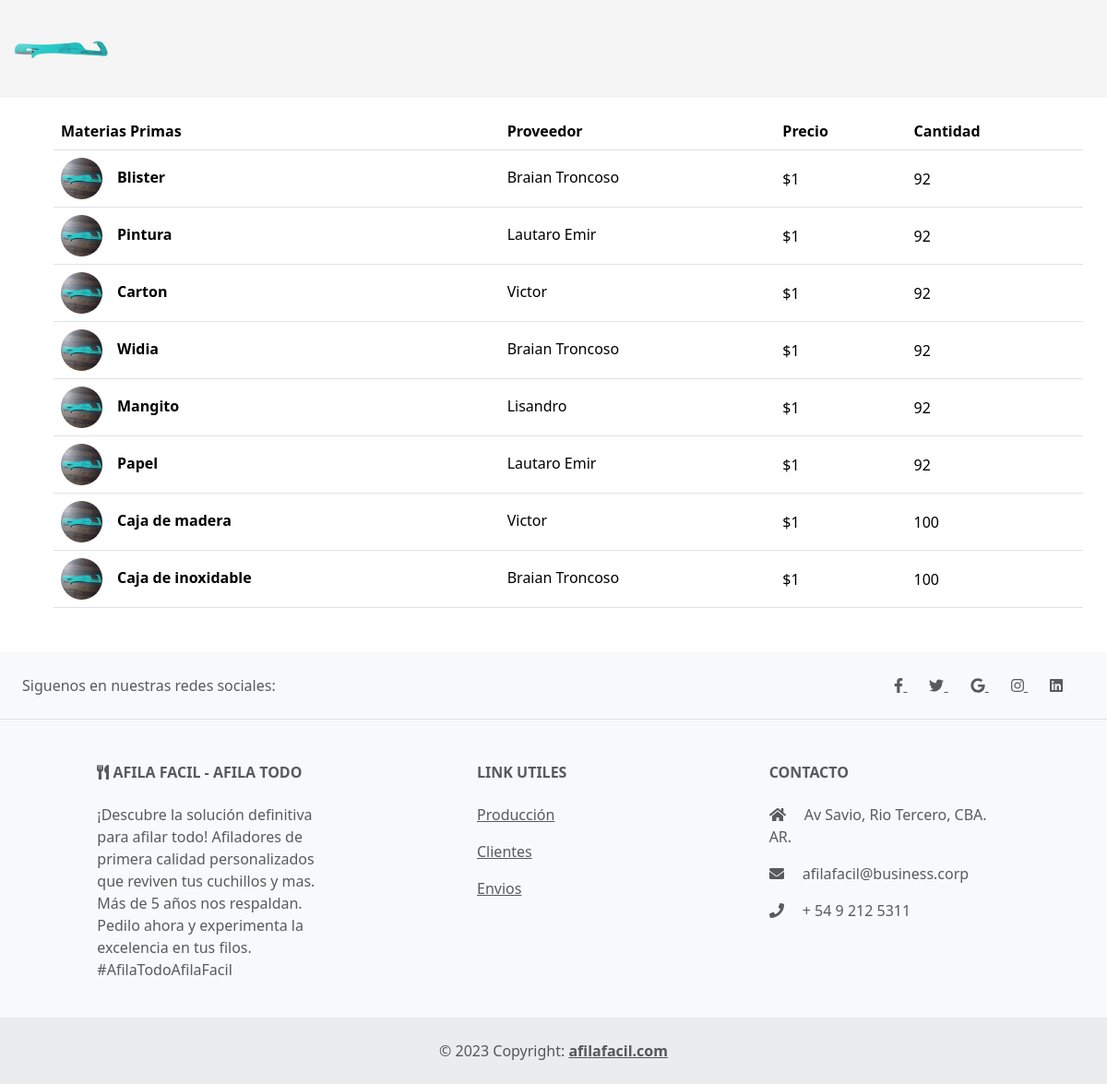
Screenshot of /materias_primas/ with the database file from the repository.
### materias_primas/models.py (models this page shows, shortened)
class Materias(models.Model):
    nombre = models.CharField(max_length=45)
    precio = models.IntegerField()
    cantidad = models.IntegerField()
    proveedores = models.ForeignKey(Proveedores, null=True, blank=True, on_delete=models.SET_NULL, related_name='materias')
    imagen = models.CharField(max_length=100)
    def get_imagen_url(self):
        if self.imagen:
            return f"/static/img/{self.imagen}"
        else:
            return "/static/img/afilador.jpeg"
    class Meta:
        db_table = 'materias'
        verbose_name = "Materia"

### proveedores/models.py (models this page shows, shortened)
class Proveedores(models.Model):
    nombre = models.CharField(max_length=50)
    detalle = models.CharField(max_length=200, blank=True)
    direccion = models.CharField(max_length=100)
    telefono = models.IntegerField(null=True, blank=True)
    email = models.CharField(max_length=100)
    imagen = models.TextField(null=True, blank=True)
    class Meta:
        db_table = 'proveedores'
        verbose_name = "Proveedores"

### materias_primas/views.py (the view)
# urls.py: path('', views.mostrar_materias_primas, name='materias_primas'),
def mostrar_materias_primas(request):
    materias = Materias.objects.all()
    return render(request, 'materias_primas.html', {'materias': materias, 'mensaje': "No hay Materia Prima"})

### materias_primas/templates/materias_primas.html (shortened to what this page needs)
{% extends "materias_primas/layout.html" %}
{% load static %}
{% block content %}
{% if materias%}
<div class="container">
    <table class="table align-middle mb-0 bg-white m-3 mb-5">
        <thead class="bg-light">
        <tr>
            <th>Materias Primas</th>
            <th>Proveedor</th>
            <th>Precio</th>
            <th>Cantidad</th>
        </tr>
        </thead>
        <tbody>
        {% for materia in materias %}
            <tr>
                <td>
                <div class="d-flex align-items-center">
                    <img
                        src="{{ materia.get_imagen_url }}"
                        alt="NO-IMG"
                        style="width: 45px; height: 45px"
                        class="rounded-circle"
                        />
                    <div class="ms-3">
                    <p class="fw-bold mb-1 ml-2">{{materia.nombre}}</p>
                    </div>
                </div>
                </td>
                <td>
                <p class="fw-normal mb-1">{{ materia.proveedores.nombre }} {{ materia.proveedores.apellido}}</p>
                </td>
                <td>${{ materia.precio }}</td>
                <td>{{ materia.cantidad }}</td>
            </tr>
        {%endfor%}
        </tbody>
    </table>
{%else%}
    {{ mensaje }}
{%endif%}
</div>
{% endblock %}

### rows the page displays
Materias: nombre "Blister", proveedores.nombre "Braian Troncoso", precio "1", cantidad "92"
Materias: nombre "Pintura", proveedores.nombre "Lautaro Emir", precio "1", cantidad "92"
Materias: nombre "Carton", proveedores.nombre "Victor", precio "1", cantidad "92"
Materias: nombre "Widia", proveedores.nombre "Braian Troncoso", precio "1", cantidad "92"
Materias: nombre "Mangito", proveedores.nombre "Lisandro", precio "1", cantidad "92"
Materias: nombre "Papel", proveedores.nombre "Lautaro Emir", precio "1", cantidad "92"
Materias: nombre "Caja de madera", proveedores.nombre "Victor", precio "1", cantidad "100"
Materias: nombre "Caja de inoxidable", proveedores.nombre "Braian Troncoso", precio "1", cantidad "100"
